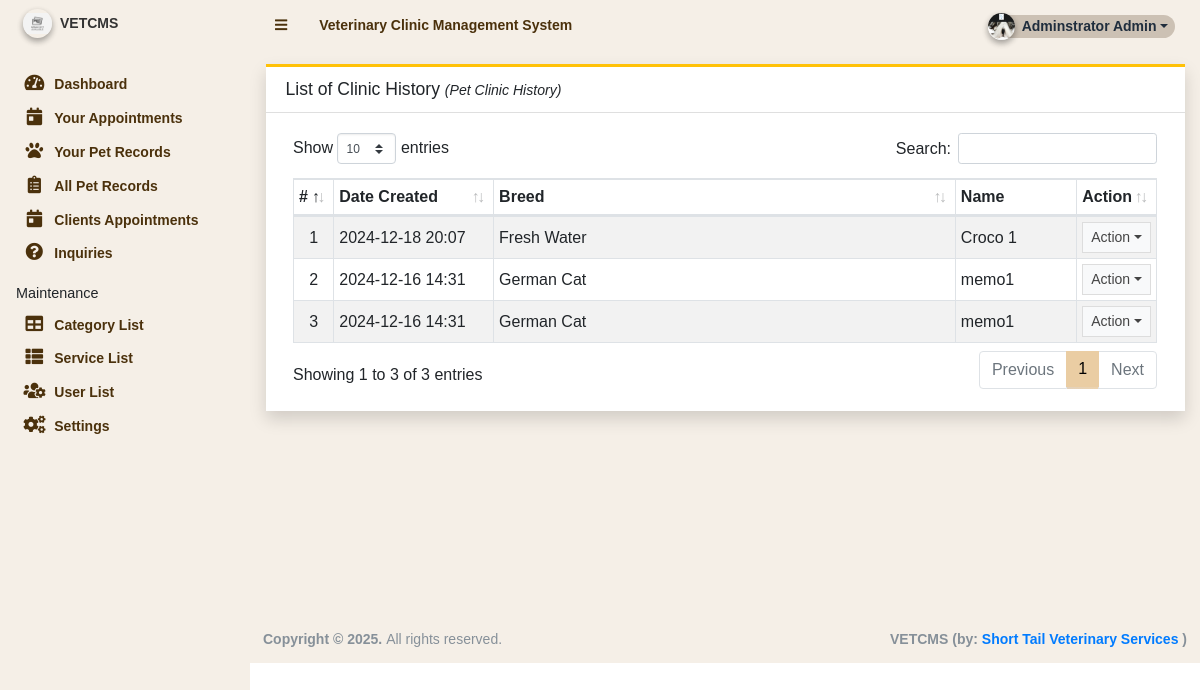
The page /admin/?page=pethistory (signed in) on the database its author committed.
### tables this page shows
CREATE TABLE `clinic_history` (
  `id` int(11) NOT NULL,
  `owner_id` text NOT NULL,
  `category_id` int(11) NOT NULL,
  `breed` text NOT NULL,
  `age` varchar(50) NOT NULL,
  `service_ids` text DEFAULT NULL,
  `status` tinyint(4) NOT NULL DEFAULT 0,
  `date_created` datetime NOT NULL DEFAULT current_timestamp(),
  `date_updated` datetime DEFAULT NULL ON UPDATE current_timestamp(),
  `pet_id` int(11) NOT NULL,
  `notes` text NOT NULL
);

CREATE TABLE `pet_records` (
  `pet_id` int(11) NOT NULL,
  `owner_id` int(11) NOT NULL,
  `category_id` int(11) NOT NULL,
  `breed` text NOT NULL,
  `age` varchar(50) NOT NULL,
  `status` tinyint(4) NOT NULL DEFAULT 0,
  `date_created` datetime NOT NULL DEFAULT current_timestamp(),
  `date_updated` datetime DEFAULT NULL ON UPDATE current_timestamp(),
  `delete_flag` int(11) NOT NULL,
  `pet_name` varchar(200) NOT NULL,
  `image_path` text DEFAULT NULL
);

### classes/DBConnection.php (called while the page is built, shortened)
<?php
class DBConnection{
    private $host = DB_SERVER;
    private $username = DB_USERNAME;
    private $password = DB_PASSWORD;
    private $database = DB_NAME;
    public $conn;
    public function __construct(){
        if (!isset($this->conn)) {
            $this->conn = new mysqli($this->host, $this->username, $this->password, $this->database);
        }
    }
}
?>

### classes/SystemSettings.php (called while the page is built, shortened)
<?php
class SystemSettings extends DBConnection{
	function userdata($field = ''){
		if(!empty($field)){
			if(isset($_SESSION['userdata'][$field]))
				return $_SESSION['userdata'][$field];
			else
				return null;
		}else{
			return false;
		}
	}
}
$_settings = new SystemSettings();
?>

### admin/pethistory/index.php (the view, shortened to what this page needs)
<div class="card card-outline card-warning rounded-0 shadow">
	<div class="card-header">
		<h3 class="card-title">List of Clinic History <small><em>(Pet Clinic History)</em></small></h3>
	</div>
	<div class="card-body">
		<div class="container-fluid">
        <div class="table-responsive">
			<table class="table table-sm table-hover table-striped table-bordered">
				<colgroup>
					<col width="5%">
					<col width="20%">
					<col width="60%">
					<col width="15%">
				</colgroup>
				<thead>
					<tr>
						<th>#</th>
						<th>Date Created</th>
						<th>Breed</th>
						<th>Name</th>
						<th>Action</th>
					</tr>
				</thead>
				<tbody>
					<?php
					$owner = $_settings->userdata('id');
						$i = 1;
						$qry = $conn->query("SELECT * from clinic_history AS A INNER JOIN pet_records AS B ON A.pet_id = B.pet_id  WHERE A.owner_id = '$owner' ");
						while($row = $qry->fetch_assoc()):
					?>
						<tr>
							<td class="text-center"><?php echo $i++; ?></td>
							<td class=""><?php echo date("Y-m-d H:i",strtotime($row['date_created'])) ?></td>
							<td class=""><?php echo $row['breed'] ?></td>
							<td class=""><?php echo $row['pet_name'] ?></td>
							<td align="center">
								 <button type="button" class="btn btn-flat btn-default btn-sm dropdown-toggle dropdown-icon" data-toggle="dropdown">
				                  		Action
				                  </button>
							</td>
						</tr>
					<?php endwhile; ?>
				</tbody>
			</table>
		</div>
		</div>
	</div>
</div>

### admin/pethistory/index.php (style rules this page uses)
body { font-family: "Abel", sans-serif; font-weight: 400; font-style: normal; }

### admin/inc/footer.php (style rules this page uses)
body { font-family: "Abel", sans-serif; font-weight: 400; font-style: normal; }

### rows shown on the page
clinic_history: pet.date_created "2024-12-18 20:07", pet.breed "Fresh Water", pet.pet_name "Croco 1"
clinic_history: pet.date_created "2024-12-16 14:31", pet.breed "German Cat", pet.pet_name "memo1"
clinic_history: pet.date_created "2024-12-16 14:31", pet.breed "German Cat", pet.pet_name "memo1"

### other values the page prints
$_settings->info('name') "Veterinary Clinic Management System"
$_settings->userdata('firstname').' '.$_settings->userdata('lastname') "Adminstrator Admin"
$_settings->info('short_name') "VETCMS"
